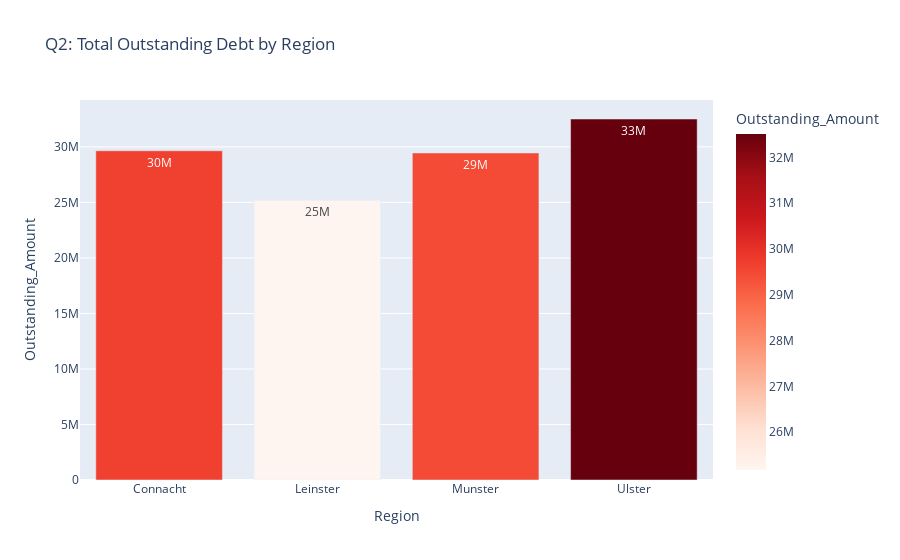

Here is the notebook cell this chart was saved with:
### Code cell
#Q2
# Sum of Outstanding Amount by Region
## !UPDATE LEGEND'S TITLE
region_debt = collections.groupby('Region')['Outstanding_Amount'].sum().reset_index()

fig2 = px.bar(
    region_debt, 
    x='Region', 
    y='Outstanding_Amount', 
    title='Q2: Total Outstanding Debt by Region',
    text_auto='.2s', 
    color='Outstanding_Amount',
    color_continuous_scale='Reds'
)
fig2.show()

### Figure 1 — Plotly figure (JSON) as saved in the notebook; plotly's stock layout.template omitted (floating-point values rounded to 4 significant figures)
{"data": [{"hovertemplate": "Region=%{x}<br>Outstanding_Amount=%{marker.color}<extra></extra>", "legendgroup": "", "marker": {"color": [29650000.0, 25180000.0, 29450000.0, 32510000.0], "coloraxis": "coloraxis", "pattern": {"shape": ""}}, "name": "", "orientation": "v", "showlegend": false, "textposition": "auto", "texttemplate": "%{y:.2s}", "type": "bar", "x": ["Connacht", "Leinster", "Munster", "Ulster"], "xaxis": "x", "y": [29650000.0, 25180000.0, 29450000.0, 32510000.0], "yaxis": "y"}], "layout": {"barmode": "relative", "coloraxis": {"colorbar": {"title": {"text": "Outstanding_Amount"}}, "colorscale": [[0, "rgb(255,245,240)"], [0.125, "rgb(254,224,210)"], [0.25, "rgb(252,187,161)"], [0.375, "rgb(252,146,114)"], [0.5, "rgb(251,106,74)"], [0.625, "rgb(239,59,44)"], [0.75, "rgb(203,24,29)"], [0.875, "rgb(165,15,21)"], [1, "rgb(103,0,13)"]]}, "legend": {"tracegroupgap": 0}, "title": {"text": "Q2: Total Outstanding Debt by Region"}, "xaxis": {"anchor": "y", "domain": [0, 1], "title": {"text": "Region"}}, "yaxis": {"anchor": "x", "domain": [0, 1], "title": {"text": "Outstanding_Amount"}}}}
